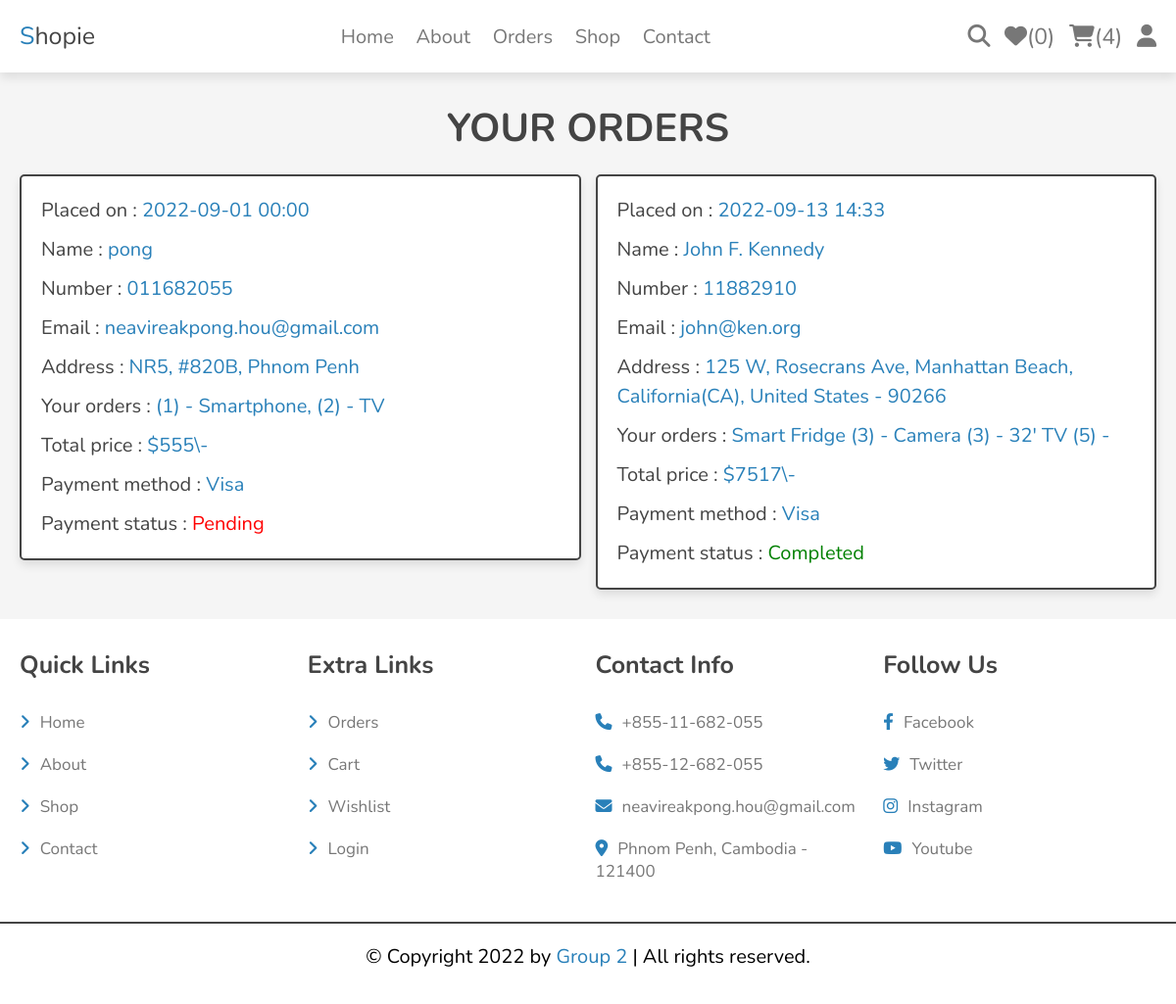
The app's page /orders.php (signed in), older data.
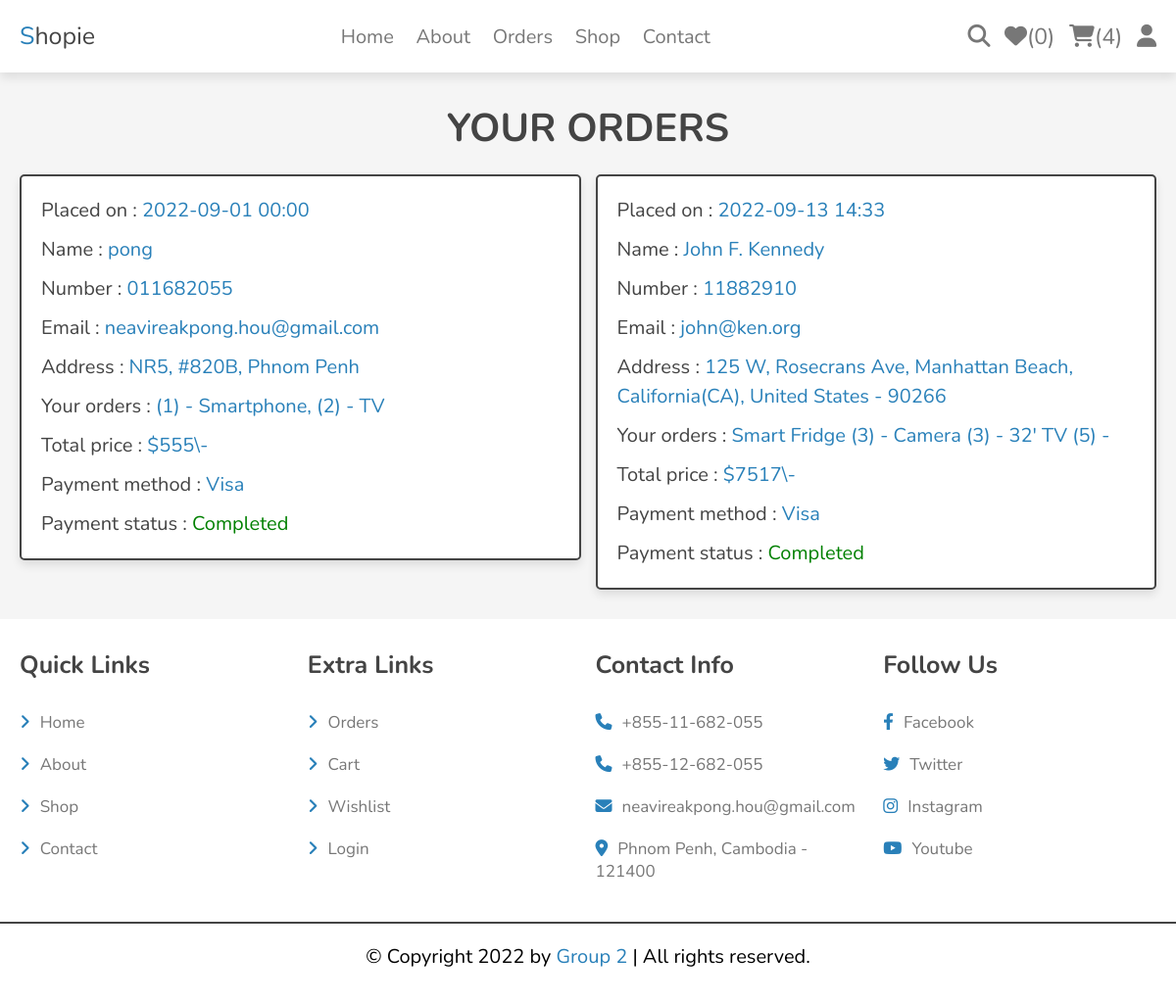
The same page, newer data.
### tables this page shows
CREATE TABLE `orders` (
  `id` int(100) NOT NULL,
  `user_id` int(100) NOT NULL,
  `name` varchar(20) NOT NULL,
  `number` varchar(12) NOT NULL,
  `email` varchar(50) NOT NULL,
  `method` varchar(50) NOT NULL,
  `address` varchar(500) NOT NULL,
  `total_products` varchar(1000) NOT NULL,
  `total_price` float NOT NULL,
  `placed_on` datetime NOT NULL DEFAULT current_timestamp(),
  `payment_status` varchar(20) NOT NULL DEFAULT 'pending'
);

### orders.php (the view, shortened to what this page needs)
<?php
include 'components/connect.php';
if (isset($_SESSION['user_id'])) {
   $user_id = $_SESSION['user_id'];
}
else {
   $user_id = '';
   header('location:user_login.php');
}
?>
<!DOCTYPE html>
<html lang="en">
<head>
   <link rel="stylesheet" href="https://cdnjs.cloudflare.com/ajax/libs/font-awesome/6.2.0/css/all.min.css">
   <link rel="stylesheet" href="css/style.css">
</head>
<body>
<?php include 'components/user_header.php'; ?>
<section class="show-orders">
   <h1 class="heading">Your orders</h1>
   <div class="box-container">
      <?php
         $show_orders = $conn->prepare("SELECT * FROM `orders` WHERE user_id = ?");
         $show_orders->execute([$user_id]);
         if ($show_orders->rowCount() > 0) {
            while ($fetch_orders = $show_orders->fetch(PDO::FETCH_ASSOC)) {
      ?>
      <div class="box">
         <p> Placed on : <span><?= substr($fetch_orders['placed_on'], 0, -3) ?></span></p>
         <p> Name : <span><?= $fetch_orders['name'] ?></span></p>
         <p> Number : <span><?= $fetch_orders['number'] ?></span></p>
         <p> Email : <span><?= $fetch_orders['email'] ?></span></p>
         <p> Address : <span><?= $fetch_orders['address'] ?></span></p>
         <p> Your orders : <span><?= $fetch_orders['total_products'] ?></span></p>
         <p> Total price : <span>$<?= $fetch_orders['total_price'] ?>\-</span></p>
         <p> Payment method : <span style="text-transform:capitalize;"><?= $fetch_orders['method'] ?></span></p>
         <p> Payment status : <span style="color:<?= $fetch_orders['payment_status'] == 'pending' ? 'red' : 'green' ?>;text-transform:capitalize;"><?= $fetch_orders['payment_status'] ?></span></p>
      </div>
      <?php
            }
         }
         else {
            echo '<p class="empty">No orders placed yet!</p>';
         }
      ?>
   </div>
</section>
<?php include 'components/footer.php'; ?>
</body>
</html>

Row changes from the older to the newer data that the page shows:
changed orders "pong": payment_status "Pending" → "Completed"
